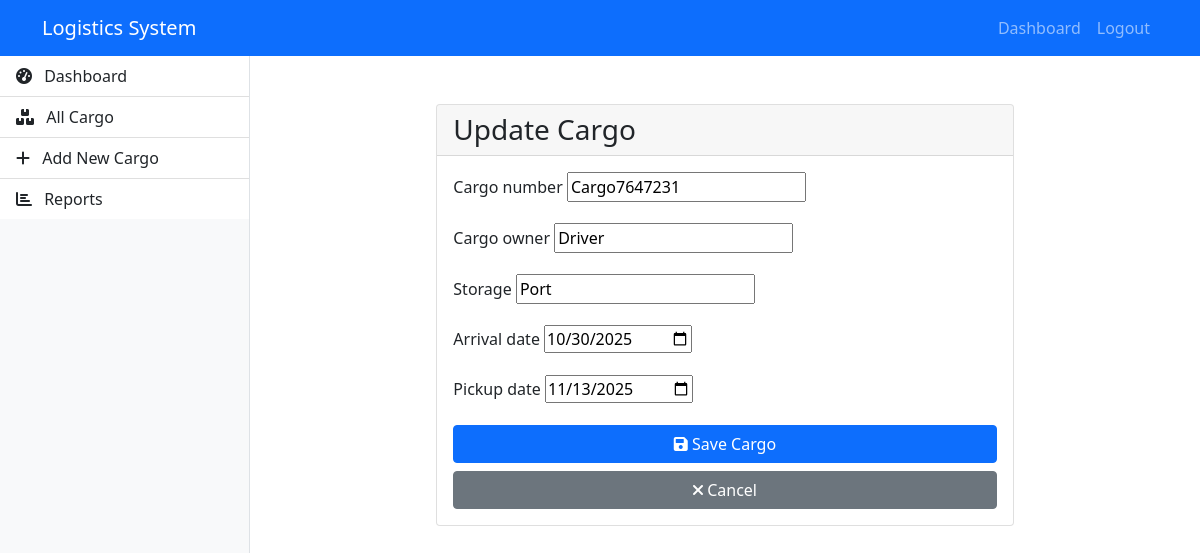
/cargo/6/update/ (signed in), run on the app's committed database.
### users/models.py (models this page shows, shortened)
class Cargo(models.Model):
    cargo_number = models.CharField(max_length=100, unique=True)
    cargo_owner = models.CharField(max_length=200)
    storage = models.CharField(max_length=200)
    arrival_date = models.DateField()
    pickup_date = models.DateField()
    scheduled_pickup_time = models.DateTimeField(null=True, blank=True)
    arrived_at_storage = models.BooleanField(default=False)
    is_picked_up = models.BooleanField(default=False)
    created_at = models.DateTimeField(auto_now_add=True)
    updated_at = models.DateTimeField(auto_now=True)
    port = models.ForeignKey(CustomUser, on_delete=models.CASCADE, limit_choices_to={'user_type': 'PORT'}, related_name='port_cargos')
    cfs = models.ForeignKey(CustomUser, on_delete=models.CASCADE, limit_choices_to={'user_type': 'CFS'}, related_name='cfs_cargos', null=True, blank=True)
    driver = models.ForeignKey(CustomUser, on_delete=models.SET_NULL, limit_choices_to={'user_type': 'DRIVER'}, related_name='driver_cargos', null=True, blank=True)
    cfs_received = models.BooleanField(default=False)
    cfs_picked_up = models.BooleanField(default=False)
    class Meta:
        ordering = ['-created_at']

### users/views.py (the view)
# urls.py: path('cargo/<int:pk>/update/', views.cargo_update, name='cargo_update'),
@login_required
def cargo_update(request, pk):
    if request.user.user_type != 'PORT':
        messages.error(request, 'Access denied. Only port users can update cargo.')
        return redirect('dashboard')
    cargo = get_object_or_404(Cargo, pk=pk, port=request.user)
    if request.method == 'POST':
        form = CargoForm(request.POST, instance=cargo)
        if form.is_valid():
            form.save()
            messages.success(request, 'Cargo updated successfully.')
            return redirect('cargo_list')
    else:
        form = CargoForm(instance=cargo)
    return render(request, 'dashboard/cargo_form.html', {'form': form, 'title': 'Update Cargo'})

### users/forms.py
class CargoForm(forms.ModelForm):
    arrival_date = forms.DateField(widget=forms.DateInput(attrs={'type': 'date'}))
    pickup_date = forms.DateField(widget=forms.DateInput(attrs={'type': 'date'}))
    class Meta:
        model = Cargo
        fields = ['cargo_number', 'cargo_owner', 'storage', 'arrival_date', 'pickup_date']

### templates/dashboard/cargo_form.html (shortened to what this page needs)
{% extends 'base.html' %}
{% load static %}
{% load form_tags %}
{% block content %}
<div class="container mt-4">
    <div class="row justify-content-center">
        <div class="col-md-8">
            <div class="card">
                <div class="card-header">
                    <h3 class="card-title mb-0">{{ title }}</h3>
                </div>
                <div class="card-body">
                    <form method="POST" novalidate>
                        {% for field in form %}
                        <div class="form-group mb-3">
                            <label for="{{ field.id_for_label }}" class="form-label">{{ field.label }}</label>
                            {{ field }}
                        </div>
                        {% endfor %}
                        <div class="d-grid gap-2">
                            <button type="submit" class="btn btn-primary">
                                <i class="fas fa-save"></i> Save Cargo
                            </button>
                            <a href="{% url 'cargo_list' %}" class="btn btn-secondary">
                                <i class="fas fa-times"></i> Cancel
                            </a>
                        </div>
                    </form>
                </div>
            </div>
        </div>
    </div>
</div>
{% endblock %}

### static/css/styles.css (style rules this page uses)
.form-group { margin-bottom: 1rem; }

### data on the page
Cargo: form "Cargo7647231" "Driver" "Port" "10/30/2025" "11/13/2025"

### other printed values
{{ title }} "Update Cargo"
{{ field.label }} "Cargo number" "Cargo owner" "Storage" "Arrival date" "Pickup date"
